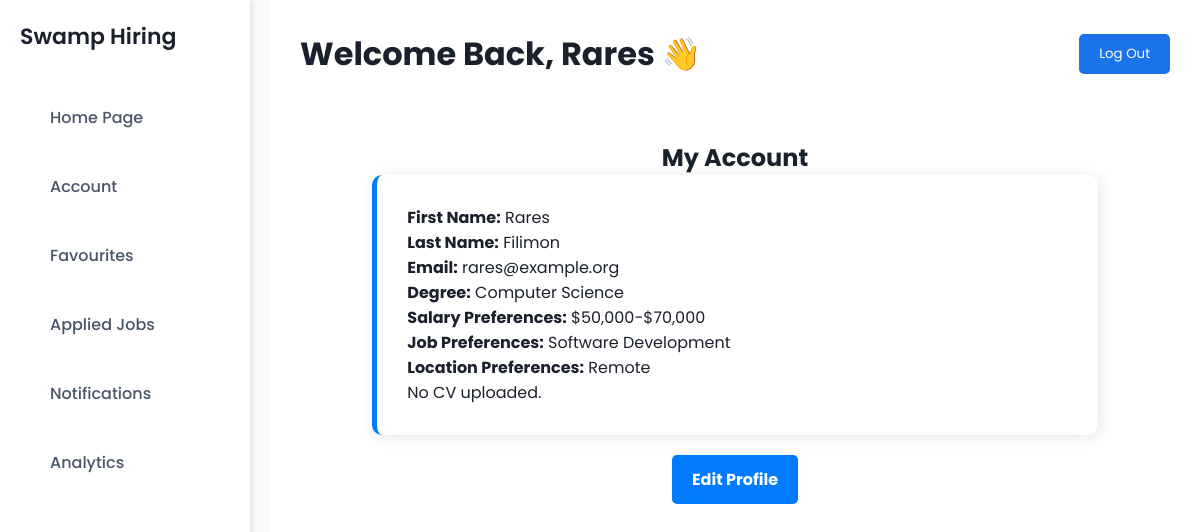
The app's page /applicants_account/ (signed in) with its own data.
### tutorials/models/user_model.py (models this page shows, shortened)
class User(AbstractUser):
    username = models.CharField(
        max_length=30,
        unique=True,
        validators=[RegexValidator(
            regex=r'^@\w{3,}$',
            message='Username must consist of @ followed by at least three alphanumericals'
        )]
    )
    first_name = models.CharField(max_length=50, blank=False)
    last_name = models.CharField(max_length=50, blank=False)
    email = models.EmailField(unique=True, blank=False)
    ROLE_CHOICES = [
        ('Employer', 'Employer'),
        ('Applicant', 'Applicant'),
        ('Admin', 'Admin')
    ]
    role = models.CharField(max_length=20, choices=ROLE_CHOICES)
    class Meta:
        ordering = ['last_name', 'first_name']

### tutorials/models/applicants_models.py (models this page shows, shortened)
class Applicant(models.Model):
    user = models.OneToOneField(User, on_delete=models.CASCADE)
    degree = models.CharField(max_length=255, blank=True, null=True)
    cv = models.FileField(upload_to='uploads/cv/', blank=True, null=True)
    salary_preferences = models.CharField(max_length=100, blank=True)
    job_preferences = models.TextField(blank=True)
    location_preferences = models.CharField(max_length=150, blank=True)

### tutorials/views/applicant_views.py (the view)
# urls.py: path("applicants_account/", applicants_account, name="applicants-account"),
@applicant_only
def applicants_account(request):
    applicant = get_object_or_404(Applicant, user=request.user)
    return render(request, 'applicants_account.html', {
        'applicant': applicant,
        'user': request.user,
    })

### tutorials/templates/applicants_account.html (shortened to what this page needs)
{% extends "base.html" %}
{% load static %}
{% block extra_css %}
<link rel="stylesheet" href="{% static 'css/applicants_account.css' %}">
{% endblock %}
{% block content %}
<div class="account-container">
    <div class="account-header">
        <h2>My Account</h2>
    </div>
    <div class="user-info">
        <p><strong>First Name:</strong> {{ user.first_name }}</p>
        <p><strong>Last Name:</strong> {{ user.last_name }}</p>
        <p><strong>Email:</strong> {{ user.email }}</p>
        <p><strong>Degree:</strong> {{ applicant.degree }}</p>
        <p><strong>Salary Preferences:</strong> {{ applicant.salary_preferences }}</p>
        <p><strong>Job Preferences:</strong> {{ applicant.job_preferences }}</p>
        <p><strong>Location Preferences:</strong> {{ applicant.location_preferences }}</p>
        {% if applicant.cv %}
            <p><strong>CV:</strong>
                <a href="{{ applicant.cv.url }}" target="_blank">Download</a>
            </p>
        {% else %}
            <p>No CV uploaded.</p>
        {% endif %}
    </div>
    <div class="edit-profile">
        <a href="{% url 'applicants-edit-profile' %}" class="button">Edit Profile</a>
    </div>
</div>
{% endblock %}

### tutorials/templates/base.html (shortened to what this page needs)
{% load static %}
<!DOCTYPE html>
<html lang="en">
<head>
    <link rel="stylesheet" href="{% static 'css/admin_home_page.css' %}">
    {% block extra_css %}{% endblock %}
</head>
<body>
    <div class="dashboard-container">
        <aside class="sidebar">
            <h2>Swamp Hiring</h2>
            <nav>
                <ul>
                    {% if user.is_authenticated %}
                        {% if user.role == "Employer" %}
                            <li><a href="{% url 'employer_home_page' %}">Dashboard</a></li>
                            <li><a href="{% url 'create_job_listings' %}">Create New Listing</a></li>
                            <li><a href="{% url 'employer_job_listings' %}">Job Listings</a></li>
                            <li><a href="{% url 'employer_candidates' %}">Candidates</a></li>
                            <li><a href="{% url 'employer_interviews' %}">Interviews</a></li>
                            <li><a href="{% url 'employer_analytics' %}">Analytics</a></li>
                            <li><a href="{% url 'employer_settings' %}">Settings</a></li>
                        {% elif user.role == "Admin" %}
                            <li><a href="{% url 'admin_home_page' %}">Admin Dashboard</a></li>
                            <li><a href="{% url 'admin_job_listings' %}">Manage Job Listings</a></li>
                            <li><a href="{% url 'admin_settings' %}">Settings</a></li>
                        {% elif user.role == "Applicant" %}
                            <li><a href="{% url 'applicants-home-page' %}">Home Page</a></li>
                            <li><a href="{% url 'applicants-account' %}">Account</a></li>
                            <li><a href="{% url 'applicants-favourites' %}">Favourites</a></li>
                            <li><a href="{% url 'applicants-applied-jobs' %}">Applied Jobs</a></li>
                            <li><a href="{% url 'applicants-notifications' %}">Notifications</a></li>
                            <li><a href="{% url 'applicants-analytics' %}">Analytics</a></li>
                        {% else %}
                            <li><a href="/">Home</a></li>
                        {% endif %}
                    {% endif %}
                </ul>
            </nav>
        </aside>
        <main class="content">
            <header>
                <h1>Welcome Back, {{ user.first_name }} 👋</h1>
                <form action="{% url 'log-out' %}" method="POST">
                    <button type="submit" class="logout-btn">Log Out</button>
                </form>
            </header>
            {% block content %}{% endblock %}
        </main>
    </div>
</body>
</html>

### static/css/admin_home_page.css (style rules this page uses)
* { margin: 0; padding: 0; box-sizing: border-box; font-family: 'Poppins', sans-serif; }
body { background: #F8F9FA; color: #1A202C; display: flex; height: 100vh; overflow: hidden; width: 100vw; }
.sidebar { width: 250px; background: #FFFFFF; padding: 20px; height: 100vh; display: flex; flex-direction: column; align-items: flex-start; box-shadow: 2px 0 5px rgba(0, 0, 0, 0.1); position: fixed; left: 0; top: 0; bottom: 0; }
.sidebar h2 { color: #1A202C; margin-bottom: 30px; font-size: 22px; font-weight: 600; }
.sidebar nav ul { list-style: none; width: 100%; padding-left: 0; }
.sidebar nav ul li { padding: 12px 20px; display: flex; align-items: center; gap: 10px; font-size: 16px; font-weight: 500; color: #4A5568; cursor: pointer; transition: 0.3s; border-radius: 6px; }
.sidebar nav ul li a { text-decoration: none; color: inherit; display: flex; align-items: center; gap: 10px; width: 100%; padding: 10px; }
.content { flex: 1; padding: 30px; background: #FFFFFF; margin-left: 270px; min-height: 100vh; width: calc(100vw - 270px); overflow-x: hidden; }
header { display: flex; justify-content: space-between; align-items: center; margin-bottom: 30px; width: 100%; }
.logout-btn { padding: 10px 20px; background: #1A73E8; border: none; color: white; cursor: pointer; border-radius: 5px; }

### static/css/applicants_account.css (style rules this page uses)
html, body { font-family: 'Arial', sans-serif; background-color: #f8f9fa; margin: 0; padding: 0; width: 100%; overflow-x: hidden; }
.account-container { display: flex; flex-direction: column; align-items: center; width: 100%; max-width: 100%; margin: 0 auto; padding: 2rem; }
.user-info { background: white; padding: 30px; border-radius: 10px; box-shadow: 2px 2px 15px rgba(0, 0, 0, 0.1); width: 90%; max-width: 800px; border-left: 5px solid #007bff; }
.edit-profile { margin-top: 20px; text-align: center; width: 100%; }
.edit-profile a { display: inline-block; padding: 12px 20px; background-color: #007bff; color: white; text-decoration: none; border-radius: 5px; font-size: 16px; font-weight: bold; transition: 0.3s; }

### records on screen
User: first_name "Rares", last_name "Filimon", email "rares@example.org"
Applicant: degree "Computer Science", salary_preferences "$50,000-$70,000", job_preferences "Software Development", location_preferences "Remote"
